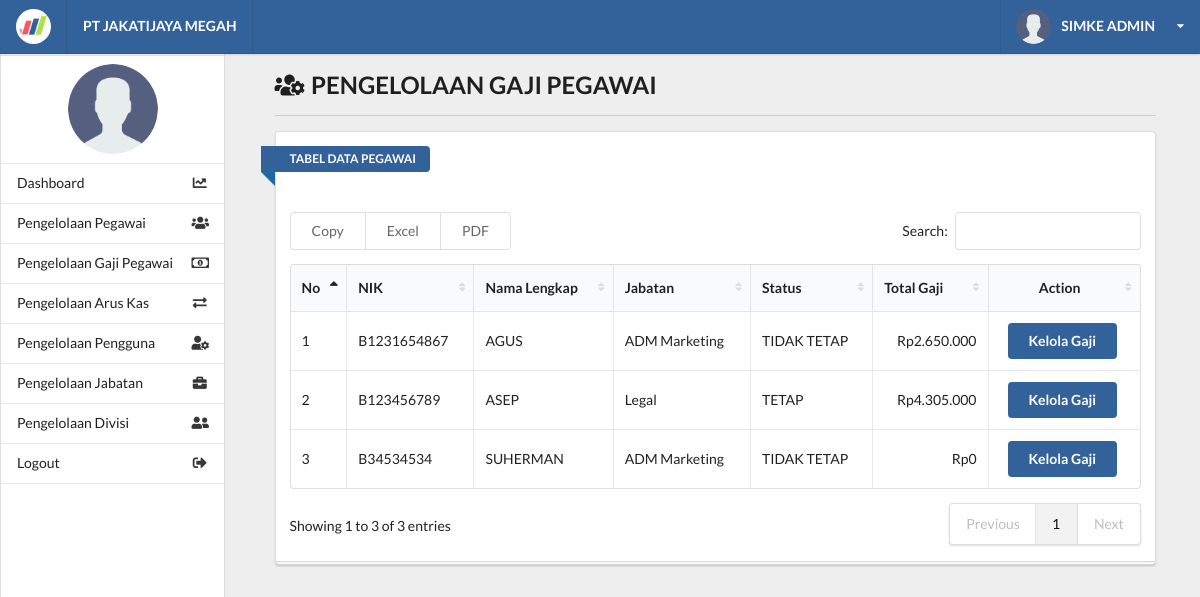
The page /kelola_gaji.php (signed in) on the database as committed earlier.
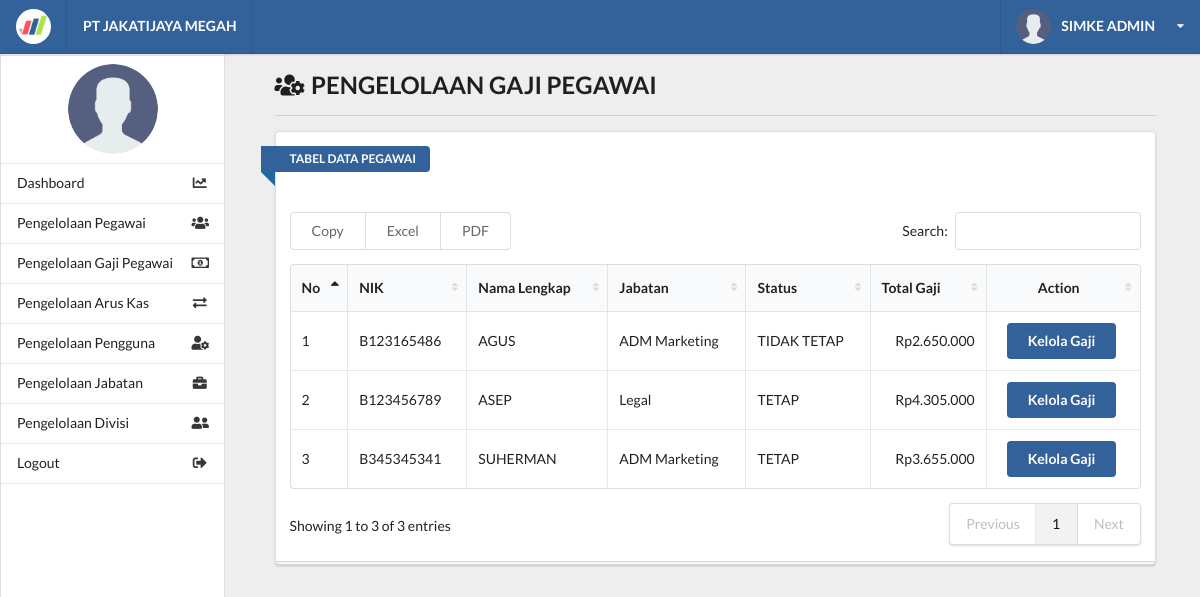
The same page on the database as committed later.
### tables this page shows
CREATE TABLE `tb_pegawai` (
  `id_pegawai` int(11) NOT NULL AUTO_INCREMENT,
  `nik` varchar(50) NOT NULL,
  `nama_lengkap` varchar(250) NOT NULL,
  `no_hp` varchar(15) NOT NULL,
  `alamat` text NOT NULL,
  `status_pegawai` varchar(200) NOT NULL COMMENT 'pg teteap; pg lama;',
  `id_jabatan` int(11) NOT NULL,
  PRIMARY KEY (`id_pegawai`),
  UNIQUE KEY `nik` (`nik`),
  KEY `id_jabatan` (`id_jabatan`),
  CONSTRAINT `tb_pegawai_ibfk_1` FOREIGN KEY (`id_jabatan`) REFERENCES `tb_jabatan` (`id_jabatan`) ON DELETE CASCADE ON UPDATE CASCADE
);

CREATE TABLE `tb_tunjangan` (
  `nik` varchar(50) NOT NULL,
  `tunjangan` int(15) DEFAULT NULL,
  PRIMARY KEY (`nik`),
  CONSTRAINT `tb_tunjangan_ibfk_1` FOREIGN KEY (`nik`) REFERENCES `tb_pegawai` (`nik`) ON DELETE CASCADE ON UPDATE CASCADE
);

CREATE TABLE `tb_jabatan` (
  `id_jabatan` int(11) NOT NULL AUTO_INCREMENT,
  `nama_jabatan` varchar(250) NOT NULL,
  `keterangan` text,
  PRIMARY KEY (`id_jabatan`)
);

CREATE TABLE `tb_gaji` (
  `nik` varchar(50) NOT NULL,
  `gaji` int(15) NOT NULL,
  PRIMARY KEY (`nik`),
  CONSTRAINT `tb_gaji_ibfk_1` FOREIGN KEY (`nik`) REFERENCES `tb_pegawai` (`nik`) ON DELETE CASCADE ON UPDATE CASCADE
);

### functions/function_gaji.php (called while the page is built, shortened)
<?php
    require_once 'database.php';
    function getData() {
        global $conn;
        $sql    = "SELECT tb_pegawai.*, tb_jabatan.*, tb_gaji.*, tb_tunjangan.*
                    FROM tb_pegawai
                    JOIN tb_jabatan ON tb_pegawai.id_jabatan = tb_jabatan.id_jabatan
                    JOIN tb_gaji ON tb_pegawai.nik = tb_gaji.nik
                    JOIN tb_tunjangan ON tb_pegawai.nik = tb_tunjangan.nik";
        $result = mysqli_query($conn, $sql);
        return mysqli_fetch_all($result, MYSQLI_ASSOC);
    }
    function getTotalPotongan($nik){
       global $conn;
       $fixnik = mysqli_real_escape_string($conn, $nik);
        $sql    = "SELECT SUM(potongan) as total_potongan FROM tb_potongan WHERE nik='$fixnik'";
        $result = mysqli_query($conn, $sql);
        return mysqli_fetch_all($result, MYSQLI_ASSOC);
    }
?>

### kelola_gaji.php (the view, shortened to what this page needs)
<?php
require 'functions/function_gaji.php';
include_once 'layout/header.php';
include_once 'layout/sidebar.php';
?>
    <div class="right floated thirteen wide computer sixteen wide phone column" id="content">
        <div class="ui container grid">
            <div class="row">
                <div class="fifteen wide computer sixteen wide phone centered column">
                    <h2><i class="users cog icon"></i> PENGELOLAAN GAJI PEGAWAI</h2>
                    <div class="ui divider"></div>
                    <div class="ui grid">
                        <div class="sixteen wide computer sixteen wide phone centered column">
                            <div class="ui stacked segment">
                                <div class="">
                                    <div class="ui blue ribbon icon label">TABEL DATA PEGAWAI</div>
                                    <br><br><br>
                                </div>
                                <table id="example" class="ui celled table responsive nowrap unstackable" style="width:100%">
                                    <thead>
                                    <tr>
                                        <th>No</th>
                                        <th>NIK</th>
                                        <th>Nama Lengkap</th>
                                        <th>Jabatan</th>
                                        <th>Status</th>
                                        <th>Total Gaji</th>
                                        <th style="text-align: center;">Action</th>
                                    </tr>
                                    </thead>
                                    <tbody>
                                    <?php $all = getData(); $no = 1; ?>
                                    <?php foreach ($all as $data) {
                                        $getPotongan = getTotalPotongan($data['nik']);
                                        $jmlGaji = $data['gaji'];
                                        $jmlTunjangan = $data['tunjangan'];
                                        if ($getPotongan > 0) {
                                            $jmlPotongan = $getPotongan[0]['total_potongan'];
                                        }else{
                                            $jmlPotongan = 0;
                                        }
                                        $totalGaji = $jmlGaji + $jmlTunjangan - $jmlPotongan;
                                        ?>
                                        <tr>
                                            <td><?= $no++ ?></td>
                                            <td><?= $data['nik'] ?></td>
                                            <td><?= $data['nama_lengkap'] ?></td>
                                            <td><?= $data['nama_jabatan'] ?></td>
                                            <td><?= $data['status_pegawai'] ?></td>
                                            <td style="text-align: right;">Rp<?= number_format($totalGaji, 0 , '' , '.' ) ?></td>
                                            <td style="text-align: center;">
                                                <a href="detail_gaji.php?nik=<?php echo $data['nik']; ?>" class="ui blue button">Kelola Gaji</a>
                                            </td>
                                        </tr>
                                    <?php } ?>
                                    </tbody>
                                </table>
                            </div>
                        </div>
                    </div>
                </div>
            </div>
        </div>
    </div>
<?php
include_once 'layout/footer.php';
?>

### layout/header.php (shortened to what this page needs)
<!DOCTYPE html>
<html lang="en">
<head>
    <link rel="stylesheet" href="assets/vendors/fomantic-ui/semantic.min.css">
    <link rel="stylesheet" href="assets/vendors/datatables.net/datatables.net-se/css/dataTables.semanticui.min.css">
    <link rel="stylesheet" href="assets/vendors/datatables.net/datatables.net-responsive-se/css/responsive.semanticui.min.css">
    <link rel="stylesheet" href="assets/vendors/datatables.net/datatables.net-buttons-se/css/buttons.semanticui.min.css">
    <link rel="stylesheet" href="assets/css/main.css">
</head>
<body>
    <div class="ui grid">
        <div class="row">
            <div class="ui grid">
                <div class="computer only row">
                    <div class="column">
                        <div class="ui top fixed menu navcolor">
                            <div class="item">
                                <img class="imgrad" src="assets/images/logo.png" alt="SimpleIU">
                            </div>
                            <div class="left menu">
                                <div class="nav item">
                                    <strong class="navtext">PT JAKATIJAYA MEGAH</strong>
                                </div>
                            </div>
                            <div class="ui top pointing dropdown admindropdown link item right">
                                <img class="imgrad" src="assets/images/user.png" alt="">
                                <span class="clear navtext"><strong style="text-transform: uppercase;"><?= $_SESSION['nama']; ?></strong></span>
                                <i class="dropdown icon navtext"></i>
                            </div>
                        </div>
                    </div>
                </div>

### layout/sidebar.php (shortened to what this page needs)
		<div class="computer only row">
			<div class="left floated three wide computer column" id="computersidebar">
				<div class="ui vertical fluid menu scrollable" id="simplefluid">
					<div class="item">
						<img src="assets/images/user.png" id="sidebar-image">
					</div>
					<a class="item" href="index.php"><i class="chart line icon"></i> Dashboard</a>
					<a class="item" href="kelola_pegawai.php"><i class="users icon"></i> Pengelolaan Pegawai</a>
                          <a class="item" href="kelola_gaji.php"><i class="money bill alternate outline icon"></i> Pengelolaan Gaji Pegawai</a>
                          <a class="item" href="kelola_arus_kas.php"><i class="exchange alternate icon"></i> Pengelolaan Arus Kas</a>
					<a class="item" href="kelola_pengguna.php"><i class="user cog icon"></i> Pengelolaan Pengguna</a>
					<a class="item" href="kelola_jabatan.php"><i class="briefcase icon"></i> Pengelolaan Jabatan</a>
					<a class="item" href="kelola_jabatan.php"><i class="user friends icon"></i> Pengelolaan Divisi</a>
					<a class="item" href="functions/logout.php"><i class="sign out alternate icon"></i> Logout</a>
					<a class="item"></a>
				</div>
			</div>
		</div>
	</div>
</div>

### layout/footer.php (shortened to what this page needs)
	</div>
</body>
</html>

### assets/css/main.css (style rules this page uses)
html, body { background-color: #eeeeee; height: 100%; width: 100%; margin: 0; padding: 0; }
.navcolor { background-color: #336199 !important; }
.navtext { color: #ffffff !important; }
.clear { margin: 0px 10px; }
.imgrad { border-radius: 50%; }
#sidebar-image { max-height: 90px; max-width: 90px; height: 90px; width: 90px; margin-left: auto; margin-right: auto; border-radius: 50%; }
#computersidebar { position: fixed; top: 1em; left: 0; padding: 0; bottom: 0; background-color: #FFF; }
.scrollable { overflow-y: auto; overflow-x: hidden; }
#simplefluid { height: 100%; border-bottom: 0 none !important; box-shadow: none; }
#content { top: 1em; }
.blue { background-color: #336199 !important; }

Rows that differ between the two databases and show on the page:
changed tb_pegawai "AGUS": tb_tunjangan.nik "B1231654867" → "B123165486"
changed tb_pegawai "SUHERMAN": tb_tunjangan.nik "B34534534" → "B345345341"; status_pegawai "TIDAK TETAP" → "TETAP"; tb_gaji.gaji "0" → "3.655.000"
